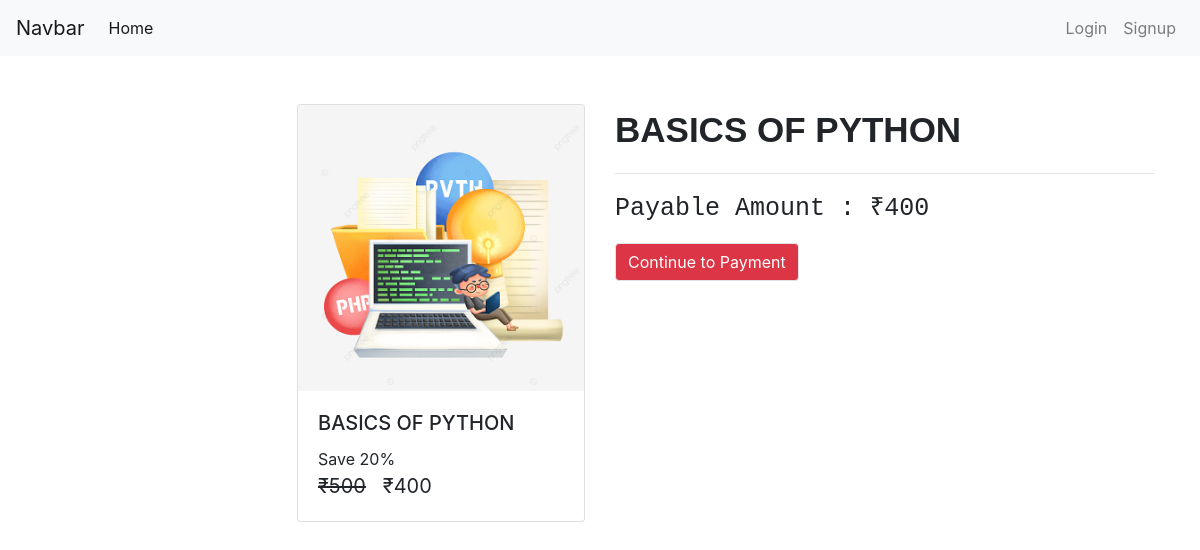
The app's page /check-out/python, older data.
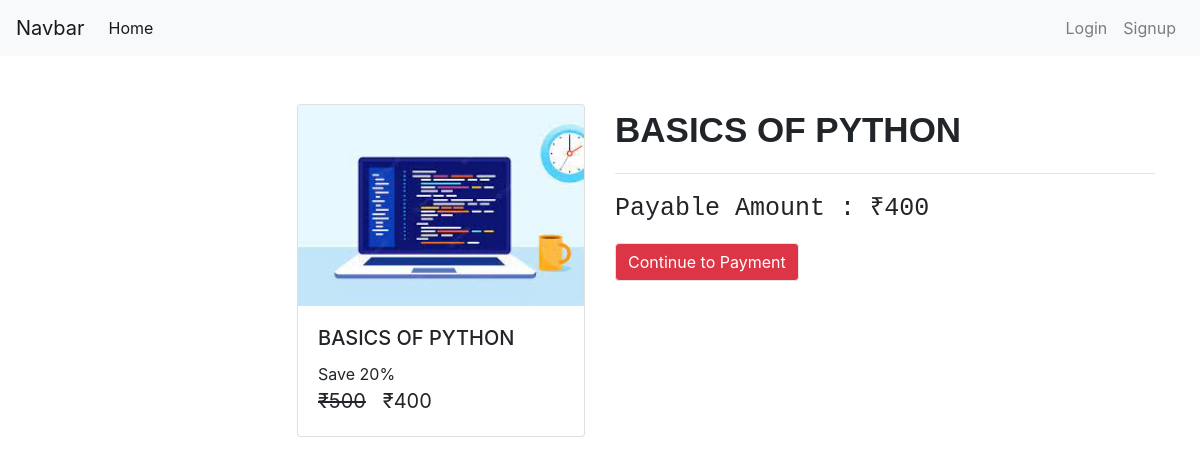
The same page, newer data.
### courses/models/course.py (models this page shows, shortened)
class Course(models.Model) :
    name = models.CharField(max_length = 50 , null = False)
    slug = models.CharField(max_length = 50 , null = False , unique = True)
    description = models.CharField(max_length = 200 , null = True)
    price = models.IntegerField(null=False , default=0)
    discount = models.IntegerField(null=False , default = 0)
    active = models.BooleanField(default = False)
    thumbnail = models.ImageField(upload_to = "files/thumbnail")
    date = models.DateTimeField(auto_now_add= True)
    resource = models.FileField(upload_to = "files/resource")
    length = models.IntegerField(null=False)

### courses/views/checkout.py (the view, shortened to what this page needs)
# urls.py: path('check-out/<str:slug>', checkout , name='check-out'),
def checkout(request , slug):
    course = Course.objects.get(slug  = slug)
    user = request.user
    action = request.GET.get('action')
    order = None
    payment = None
    error = None
    try:
        user_course = UserCourse.objects.get(user = user  , course = course)
        error = "You are Already Enrolled in this Course"
    except:
        pass
    amount=None
    if error is None :
        amount =  int((course.price - ( course.price * course.discount * 0.01 )) * 100)
    if amount==0:
        userCourse = UserCourse(user = user , course = course)
        userCourse.save()
        return redirect('my-courses')
    context = {
        "course" : course ,
        "order" : order,
        "payment" : payment,
        "user" : user ,
        "error" : error
    }
    return  render(request , template_name="courses/check_out.html" , context=context )

### courses/templatetags/course_custom_tags.py (called while the page is built)
@register.simple_tag
def cal_sellprice(price , discount):
    if discount is None or discount is 0:
        return price
    sellprice = price
    sellprice = price - ( price * discount * 0.01 )
    return math.floor(sellprice)

@register.filter
def rupee(price):
    return f'₹{price}'

### courses/templates/courses/check_out.html (shortened to what this page needs)
{% extends 'courses/base.html' %}
{% load course_custom_tags %}
{%block content%}
<div class="container">
    <br>
    <br>
    <div class="row ">
        <div class="col mr-auto ">
            <div class="card ml-auto" style="width: 18rem;">
                <img class="card-img-top" src="{{course.thumbnail.url}}" alt="Card image cap">
                <div class="card-body">
                    <h5 class="card-title">{{course.name}}</h5>
                    <p class="card-text m-0 p-0">
                        Save {{course.discount}}%
                        <br>
                        <span class="price">
                            <del>{{course.price|rupee}}</del>
                            <span>{% cal_sellprice course.price course.discount as value %} {{value|rupee}}</span>
                        </span>
                    </p>
                </div>
            </div>
        </div>
        <div class="col ">
            <div>
                <p class="display-5" >{{course.name}}</p>
                <hr>
                <p class="display-6">Payable Amount : <b>{% cal_sellprice course.price course.discount as value %}
                        {{value|rupee}}</b></p>
                <a class="btn btn-danger border" href="?action=create_payment">Continue to Payment</a>
            </div>
        </div>
    </div>
</div>
{%endblock%}

Row changes from the older to the newer data that the page shows:
changed Course "BASICS OF PYTHON": thumbnail: a different picture
